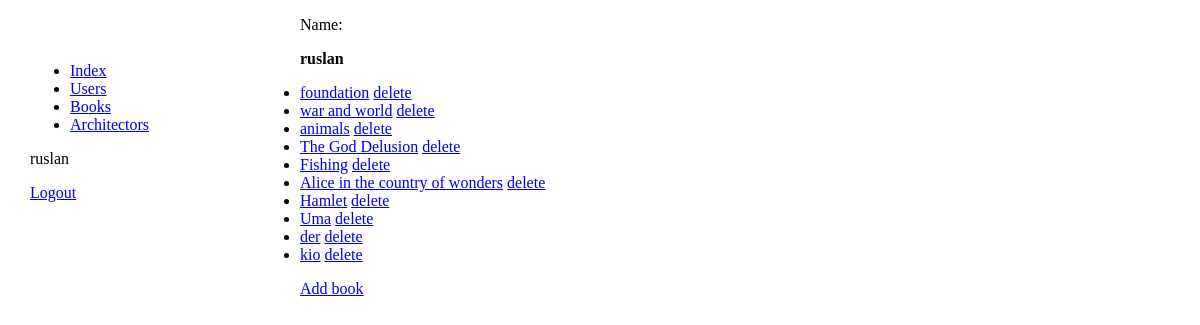
/myapp/books/ (signed in), run on the app's committed database.
### myapp/models.py (models this page shows, shortened)
class Book(models.Model):
    book = models.CharField(max_length=255)
    summary = models.TextField(max_length=1000, help_text="Enter a brief description of the book", null=True)
    class Meta:
        permissions = (('can_edit_book', 'Edit book'),)

### myapp/views.py (the view)
class BookListView(generic.ListView):
    model = Book

### myapp/templates/myapp/book_list.html
{% extends 'base_generic.html' %}
{% block content %}
    <p>Name:</p>
    <p><strong> {{ user.username }} </strong></p>
    <ul>
    {% for book in book_list %}
        <li>
            <a href="{% url 'book-detail' book.pk %}">{{ book.book }}</a>
            {% if perms.myapp.can_edit_book %}
            <a href="{% url 'book-delete' book.pk %}">delete</a>
            {% endif %}
        </li>
    {% endfor %}
    </ul>
    {% if perms.myapp.can_edit_book %}
    <a href="{% url 'book-create' %}">Add book</a>
    {% endif %}
{% endblock %}

### myapp/templates/base_generic.html (shortened to what this page needs)
<!DOCTYPE html>
<html lang="en">
<head>
    {%  load static  %}
    <link rel="stylesheet" href="{% static 'css/style.css' %}">
</head>
<body>
    <div class="sidebar__nav">
        <ul>
            <li> <a href=" {% url 'index' %} ">Index</a> </li>
            <li> <a href=" {% url 'clients' %} ">Users</a> </li>
            <li> <a href=" {% url 'books' %} ">Books</a> </li>
            <li> <a href=" {% url 'architectors' %} ">Architectors</a> </li>
        </ul>
    {% if user.is_authenticated %}
        <p class="user-name"> {{ user.username }}</p>
        <a href="{% url 'logout' %}?next={{request.path}}">Logout</a>
    {% else %}
        <a href="{% url 'login' %}?next={{request.path}}">Login</a>
    {% endif %}
</div>
{% block content %}{% endblock %}
</body>
</html>

### myapp/static/css/style.css (style rules this page uses)
body { margin: 0; padding: 0; }
.sidebar__nav { float: left; width:20%; height: 100vh; padding: 30px 30px 0 30px; margin-bottom: 20px; }

### data on the page
Book: book "foundation"
Book: book "war and world"
Book: book "animals"
Book: book "The God Delusion"
Book: book "Fishing"
Book: book "Alice in the country of wonders"
Book: book "Hamlet"
Book: book "Uma"
Book: book "der"
Book: book "kio"

### other printed values
{{ user.username }} "ruslan"
